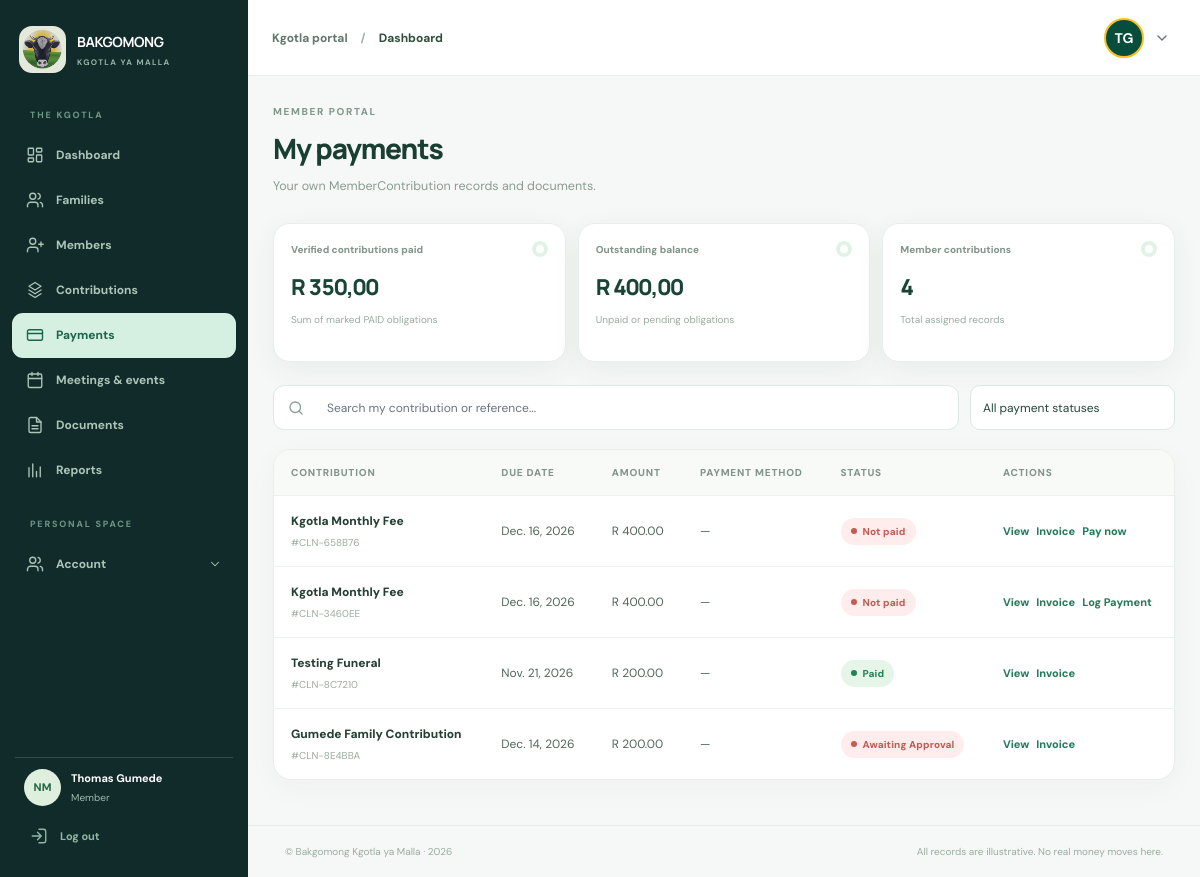
/member-invoices/ (signed in), run on an earlier commit of the app's database.
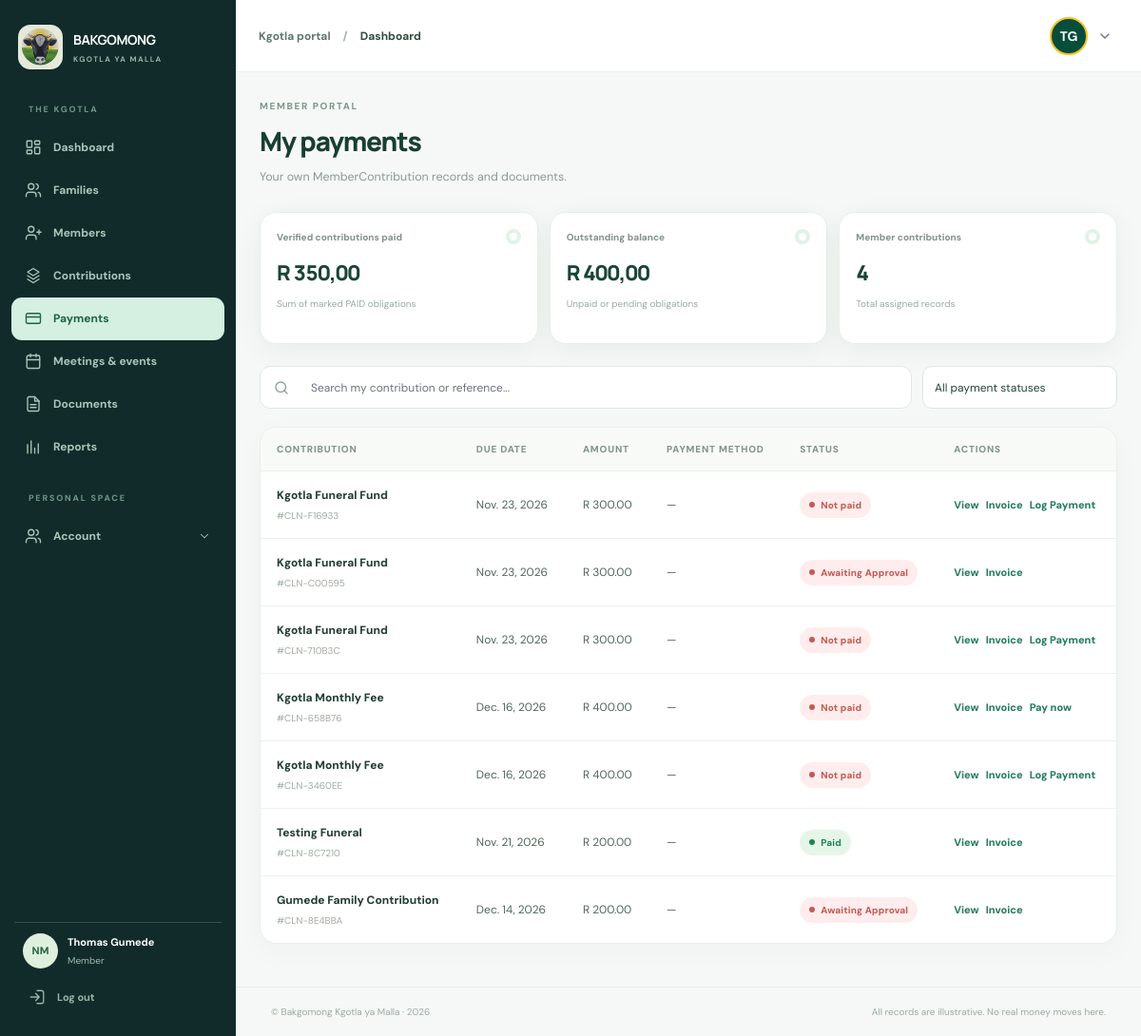
And on a later commit of the database.
### contributions/models.py (models this page shows, shortened)
class MemberContribution(AbstractCreate):
    account = models.ForeignKey(get_user_model(), on_delete=models.CASCADE, related_name="member_contributions")
    contribution_type = models.ForeignKey(ContributionType, on_delete=models.CASCADE, related_name="member_contributions")
    amount_due = models.DecimalField(max_digits=10, decimal_places=2)
    reference = models.CharField(max_length=100, blank=True, null=True, help_text=_("Receipt or transaction reference"), unique=True)
    due_date = models.DateField(blank=True, null=True)
    is_paid = models.CharField(max_length=100, choices=PaymentStatus.choices, default=PaymentStatus.NOT_PAID, db_index=True)
    class Meta:
        verbose_name = _("Member Contribution")
        verbose_name_plural = _("Member Contributions")
        unique_together = ('account', 'contribution_type', 'due_date')
        ordering = ["-created"]
    get_payments_url = lambda self: reverse("contributions:checkout", kwargs={"id": self.id})

class ContributionType(AbstractCreate):
    class Category(models.TextChoices):
        EVENT = 'event', _('Event / Celebration')
        BURIAL = 'burial', _('Burial / Funeral Fund')
        SAVINGS = 'savings', _('Savings / Stokvel')
        INVESTMENT = 'investment', _('Investment Fund')
        BUSINESS = 'business', _('Business or Income Project')
        HOLIDAY = 'holiday', _('Holiday / Travel Fund')
        GROCERY = 'grocery', _('Grocery / Monthly Food Club')
        EMERGENCY = 'emergency', _('Emergency Support')
        EDUCATION = 'education', _('Education or Skills Fund')
        OTHER = 'other', _('Other')
    name = models.CharField(
        max_length=100,
        help_text=_("Enter contribution name (e.g. Kgotla Monthly Fee or Kgotla Funeral Fund)"),
    )
    slug = models.SlugField(max_length=150, unique=True, blank=True)
    description = models.TextField(blank=True, null=True)
    category = models.CharField(
        max_length=50,
        choices=Category.choices,
        default=Category.OTHER,
        help_text=_("Select the contribution category (e.g. Burial, Savings, Event)"),
    )
    family = models.ForeignKey(Family, on_delete=models.SET_NULL, null=True, blank=True, related_name='family_contribution_types', help_text=_('Select family if this contribution is only for specific family'))
    amount = models.DecimalField(
        max_digits=10,
        decimal_places=2,
        help_text=_("Default amount to be contributed for this type"),
    )
    recurrence = models.CharField(
        max_length=20,
        choices=Recurrence.choices,
        default=Recurrence.ONCE_OFF,
        help_text=_("Specify if this contribution is once-off, monthly, or annual"),
    )
    scope = models.CharField(max_length=20, choices=SCOPE_CHOICES.choices, default=SCOPE_CHOICES.CLAN, help_text=_("Specify if this contribution is Entire Kgotla, Family leader only, or specific family"),)
    due_date = models.DateField(blank=True, null=True, help_text=_("For Annual and Once-off contributions"))
    created_by = models.ForeignKey(
        get_user_model(),
        on_delete=models.SET_NULL,
        null=True,
        related_name="created_contributions",
    )
    is_active = models.BooleanField(default=True)
    class Meta:
        verbose_name = _("Contribution Type")
        verbose_name_plural = _("Contribution Types")
        ordering = ["-created"]

### contributions/views/member_contr.py (the view)
# urls.py: path('member-invoices/', member_contributions_list, name='member-contributions-list'),
@login_required
def member_contributions_list(request, family_slug=None):
    qs = MemberContribution.objects.select_related("account", "contribution_type", "account__family").order_by("-created")
    if family_slug:
        family = get_object_or_404(Family, slug=family_slug)
        qs = qs.filter(account__family=family)
    else:
        family = None
        if not request.user.is_staff and getattr(request.user, "role", None) != Role.TREASURER:
            qs = qs.filter(account=request.user)
    paginator = Paginator(qs, 30)
    page = request.GET.get("page", 1)
    try:
        contributions_page = paginator.page(page)
    except (PageNotAnInteger, EmptyPage):
        contributions_page = paginator.page(1)
    total_contributed = qs.filter(is_paid=PaymentStatus.PAID).aggregate(total=Sum("amount_due"))["total"] or 0
    total_due = qs.filter(is_paid=PaymentStatus.NOT_PAID).aggregate(total=Sum("amount_due"))["total"] or 0
    grand_total = qs.aggregate(total=Sum("amount_due"))["total"] or 0
    context = {
        "contributions": contributions_page,
        "family": family,
        "total_contributed": total_contributed,
        "total_due": total_due,
        "grand_total": grand_total,
    }
    return render(request, "member_inv/index.html", context)

### accounts/models.py (called while the page is built)
    def get_absolute_url(self):
        return reverse("accounts:get-family", kwargs={"family_slug": self.slug})

### contributions/templates/member_inv/index.html (shortened to what the changed rows need)
{% extends '_base.html' %}
{% load static %}
{% block content %}
<main class="main-content page-enter" id="main-content">
    <section class="page-heading">
        <div>
            <h1>
                My payments
            </h1>
        </div>
    </section>
    <div class="soft-card table-card">
        <div class="table-wrap">
            <table class="data-table">
                <thead>
                    <tr>
                        <th>
                            Contribution
                        </th>
                        <th>
                            Due date
                        </th>
                        <th>
                            Amount
                        </th>
                        <th>
                            Payment method
                        </th>
                        <th>
                            Status
                        </th>
                        <th>
                            Actions
                        </th>
                    </tr>
                </thead>
                <tbody id="my-payment-rows">
                    {% if request.user == user or request.user.role == 'TREASURER' or request.user == user.family.leader %}
                    {% for payment in contributions %}
                    <tr>
                        <td><strong>{{payment.contribution_type.name}}</strong><span class="sub">{{payment.reference}}</span></td>
                        <td>{{payment.due_date}}</td>
                        <td>R {{payment.amount_due|floatformat:2}}</td>
                        <td>—</td>
                        <td>{% if payment.is_paid == 'PAID' %}<span class="status status-green">Paid</span>{% elif payment.is_paid == 'PENDING' %}<span class="status status-yellow">Pending</span>{% else %}<span class="status status-red">{{payment.get_is_paid_display}}</span>{% endif %}</td>
                        <td>
                            <div class="row-actions">
                                <a class="link-inline" href="{% url 'contributions:member-contribution' payment.id %}">View</a>
                                <button class="link-inline" data-download="invoice" data-id="mc1">Invoice</button>
                                {% if payment.is_paid == 'NOT_PAID' and request.user == payment.account %}
                                <a class="link-inline" href="{% url 'contributions:checkout' payment.id %}">Pay now</a>
                                {% elif payment.is_paid == 'NOT_PAID' and request.user.role == 'TREASURER' %}
                                <a class="link-inline" href="{% url 'contributions:log-payment' payment.id %}">Log Payment</a>
                                {% endif %}
                            </div>
                        </td>
                    </tr>
                    {% empty %}
                    <tr>
                        <td colspan="5">No contributions found.</td>
                    </tr>
                    {% endfor %}
                    {% else %}
                    <tr>
                        <td colspan="5">You do not have permission to view this user's contributions.</td>
                    </tr>
                    {% endif %}
                </tbody>
            </table>
        </div>
    </div>
</main>
{% endblock content %}

What changed in the data, as far as the page shows it:
added MemberContribution: contribution_type.name "Kgotla Funeral Fund", reference "#CLN-F16933", due_date "Nov. 23, 2026", amount_due "300.00", is_paid "Not paid", shows "Log Payment"
added MemberContribution: contribution_type.name "Kgotla Funeral Fund", reference "#CLN-C00595", due_date "Nov. 23, 2026", amount_due "300.00", is_paid "Awaiting Approval"
added MemberContribution: contribution_type.name "Kgotla Funeral Fund", reference "#CLN-710B3C", due_date "Nov. 23, 2026", amount_due "300.00", is_paid "Not paid", shows "Log Payment"
